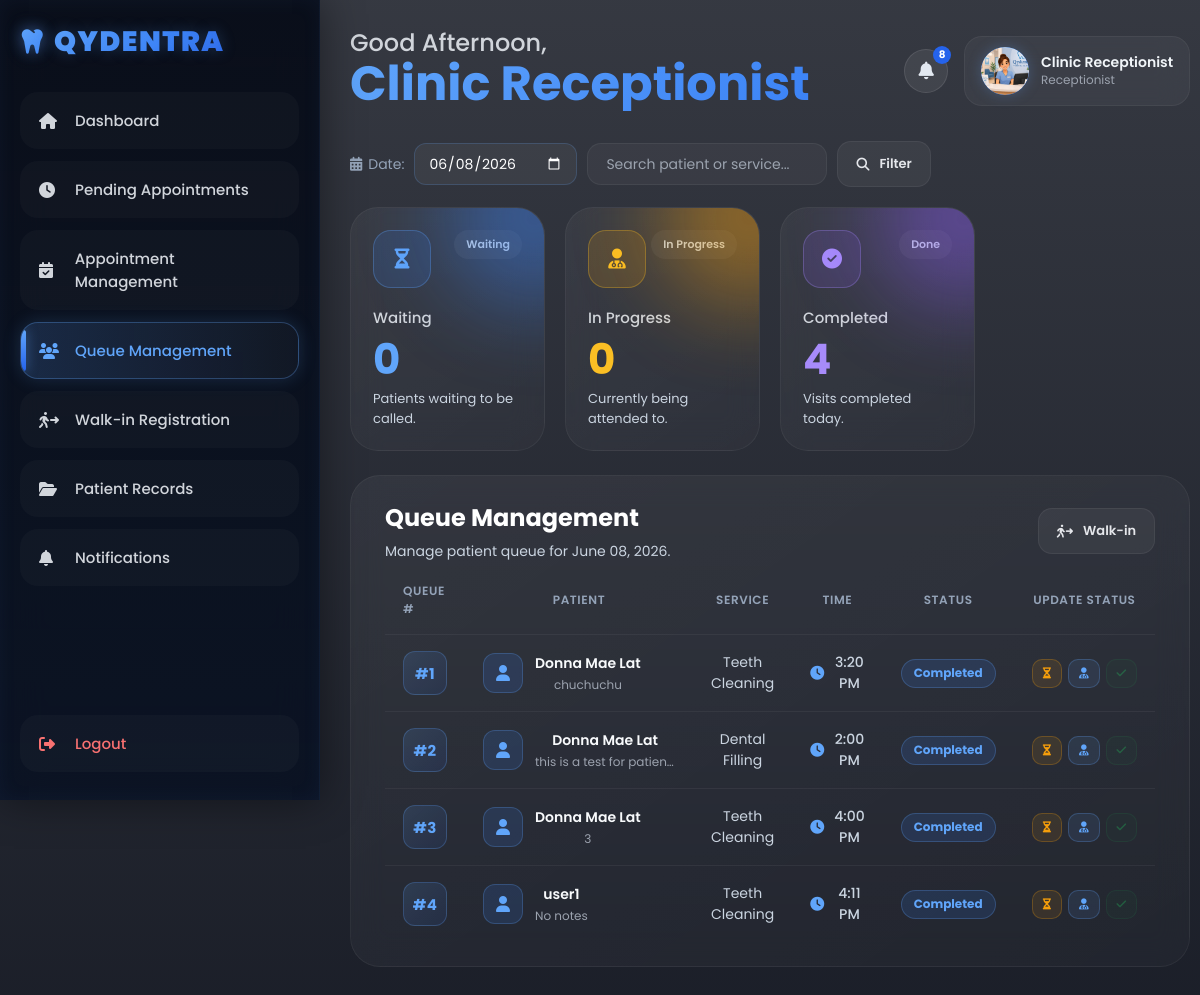
Page /receptionist/queue_management.php (signed in) on the committed database.
### tables this page shows
CREATE TABLE `appointments` (
  `appointment_id` varchar(10) NOT NULL,
  `patient_id` varchar(10) DEFAULT NULL,
  `service_type` varchar(100) DEFAULT NULL,
  `service_desc` varchar(150) DEFAULT NULL,
  `appointment_date` date DEFAULT NULL,
  `appointment_time` varchar(50) DEFAULT NULL,
  `status` enum('Pending','Approved','In Progress','Completed','Cancelled') DEFAULT 'Pending',
  `queue_number` int(11) DEFAULT NULL,
  `notes` text DEFAULT NULL,
  `created_at` timestamp NOT NULL DEFAULT current_timestamp(),
  `dentist_notes` text DEFAULT NULL,
  `prescription` text DEFAULT NULL,
  `medical_history` text DEFAULT NULL,
  `odontogram_data` text DEFAULT NULL,
  PRIMARY KEY (`appointment_id`),
  KEY `patient_id` (`patient_id`),
  CONSTRAINT `appointments_ibfk_1` FOREIGN KEY (`patient_id`) REFERENCES `patients` (`patient_id`)
);

CREATE TABLE `patients` (
  `patient_id` varchar(10) NOT NULL,
  `full_name` varchar(100) NOT NULL,
  `email` varchar(100) NOT NULL,
  `password` varchar(255) NOT NULL,
  `role` varchar(50) DEFAULT 'patient',
  `profile_photo` text DEFAULT NULL,
  `phone_number` varchar(20) DEFAULT NULL,
  `created_at` timestamp NOT NULL DEFAULT current_timestamp(),
  `medical_history` text DEFAULT NULL,
  `odontogram_data` text DEFAULT NULL,
  PRIMARY KEY (`patient_id`),
  UNIQUE KEY `email` (`email`)
);

### receptionist/queue_management.php (the view, shortened to what this page needs)
<?php
include("../includes/auth_check.php");
$dateFilter = isset($_GET['date']) ? $_GET['date'] : date('Y-m-d');
$safeDate   = mysqli_real_escape_string($conn, $dateFilter);
$search     = isset($_GET['search']) ? mysqli_real_escape_string($conn, trim($_GET['search'])) : '';
$searchWhere = '';
$queueList = mysqli_query($conn,
    "SELECT a.*, u.full_name AS patient_name
     FROM appointments a
     JOIN patients u ON a.patient_id = u.patient_id
     WHERE a.appointment_date = '$safeDate'
     AND a.status IN ('Approved','In Progress','Completed','Waiting')
     $searchWhere
     ORDER BY a.queue_number ASC"
);
$waitingCount   = mysqli_fetch_assoc(mysqli_query($conn, "SELECT COUNT(*) AS c FROM appointments WHERE appointment_date='$safeDate' AND status='Approved'"))['c'];
$inProgressCount= mysqli_fetch_assoc(mysqli_query($conn, "SELECT COUNT(*) AS c FROM appointments WHERE appointment_date='$safeDate' AND status='In Progress'"))['c'];
$completedCount = mysqli_fetch_assoc(mysqli_query($conn, "SELECT COUNT(*) AS c FROM appointments WHERE appointment_date='$safeDate' AND status='Completed'"))['c'];
?>
<?php include("../includes/receptionist_header.php"); ?>
<body>
<?php include("../includes/receptionist_sidebar.php"); ?>
<div class="main">
<?php include("../includes/receptionist_topbar.php"); ?>
<div class="appointments-toolbar queue-toolbar">
<form method="GET" class="queue-filter-form">
  <div class="queue-filter-left">
    <label class="filter-label"><i class="fa-solid fa-calendar-days"></i> Date:</label>
    <input type="date" name="date" value="<?php echo $dateFilter; ?>" class="queue-date-input">
    <input type="text" name="search" value="<?php echo htmlspecialchars($search); ?>" placeholder="Search patient or service..." class="search-box" style="width:240px;">
    <button type="submit" class="table-btn"><i class="fa-solid fa-magnifying-glass"></i> Filter</button>
  </div>
</form>
</div>
<div class="cards" style="margin-bottom:24px;">
<div class="card hover-glow" style="cursor:default;">
<div class="card-top">
<div class="card-icon"><i class="fa-solid fa-hourglass-half"></i></div>
<div class="card-badge">Waiting</div>
</div>
<h3>Waiting</h3>
<h1><?php echo $waitingCount; ?></h1>
<p>Patients waiting to be called.</p>
</div>
<div class="card hover-glow" style="cursor:default;">
<div class="card-top">
<div class="card-icon"><i class="fa-solid fa-user-doctor"></i></div>
<div class="card-badge">In Progress</div>
</div>
<h3>In Progress</h3>
<h1><?php echo $inProgressCount; ?></h1>
<p>Currently being attended to.</p>
</div>
<div class="card hover-glow" style="cursor:default;">
<div class="card-top">
<div class="card-icon"><i class="fa-solid fa-circle-check"></i></div>
<div class="card-badge">Done</div>
</div>
<h3>Completed</h3>
<h1><?php echo $completedCount; ?></h1>
<p>Visits completed today.</p>
</div>
</div>
<div class="table-container hover-glow">
<div class="table-header">
<div>
<h2>Queue Management</h2>
<p>Manage patient queue for <?php echo date("F d, Y", strtotime($dateFilter)); ?>.</p>
</div>
<button class="table-btn" onclick="window.location.href='walkin_registration.php'">
<i class="fa-solid fa-person-walking-arrow-right"></i>
Walk-in
</button>
</div>
<?php if (mysqli_num_rows($queueList) > 0): ?>
<table>
<thead>
<tr>
    <th>Queue #</th>
    <th>Patient</th>
    <th>Service</th>
    <th>Time</th>
    <th>Status</th>
    <th>Update Status</th>
</tr>
</thead>
<tbody>
<?php while ($row = mysqli_fetch_assoc($queueList)): ?>
<tr>
<td>
<div class="queue-number-badge">
<?php echo !empty($row['queue_number']) ? '#' . $row['queue_number'] : '—'; ?>
</div>
</td>
<td>
<div class="service-info">
<div class="service-icon consultation">
<i class="fa-solid fa-user"></i>
</div>
<div>
<h4><?php echo htmlspecialchars($row['patient_name']); ?></h4>
<p><?php echo !empty($row['notes']) ? htmlspecialchars(substr($row['notes'], 0, 30)) : 'No notes'; ?></p>
</div>
</div>
</td>
<td><?php echo htmlspecialchars($row['service_type'] ?? '—'); ?></td>
<td>
<div class="table-date">
<i class="fa-solid fa-clock"></i>
<?php echo date("g:i A", strtotime($row['appointment_time'])); ?>
</div>
</td>
<td>
<div class="status-pill <?php echo strtolower(str_replace(' ', '-', $row['status'])); ?>">
<?php echo ucfirst($row['status']); ?>
</div>
</td>
<td>
<form method="POST" class="queue-action-form">
<button type="button"
class="queue-status-btn waiting <?php echo $row['status']=='Approved'?'active-status':''; ?>"
<?php echo $row['status']=='Approved'?'disabled':''; ?>
onclick="submitQueueStatus('<?php echo addslashes($row['appointment_id']); ?>', 'Approved', this)">
<i class="fa-solid fa-hourglass-half"></i><span>Waiting</span>
</button>
<button type="button"
class="queue-status-btn inprogress <?php echo $row['status']=='In Progress'?'active-status':''; ?>"
<?php echo $row['status']=='In Progress'?'disabled':''; ?>
onclick="submitQueueStatus('<?php echo addslashes($row['appointment_id']); ?>', 'In Progress', this)">
<i class="fa-solid fa-user-doctor"></i><span>In Progress</span>
</button>
<button type="button"
class="queue-status-btn completed <?php echo $row['status']=='Completed'?'active-status':''; ?>"
<?php echo $row['status']=='Completed'?'disabled':''; ?>
onclick="submitQueueStatus('<?php echo addslashes($row['appointment_id']); ?>', 'Completed', this)">
<i class="fa-solid fa-check"></i><span>Completed</span>
</button>
</form>
</td>
</tr>
<?php endwhile; ?>
</tbody>
</table>
<?php endif; ?>
</div>
</div>
</body>
</html>

### rows in the picture
appointments: queue_number "1", patient.full_name "Donna Mae Lat", notes "chuchuchu", service_type "Teeth Cleaning", appointment_time "3:20 PM", status "Completed"
appointments: queue_number "2", patient.full_name "Donna Mae Lat", notes "this is a test for patien…", service_type "Dental Filling", appointment_time "2:00 PM", status "Completed"
appointments: queue_number "3", patient.full_name "Donna Mae Lat", notes "3", service_type "Teeth Cleaning", appointment_time "4:00 PM", status "Completed"
appointments: queue_number "4", patient.full_name "user1", notes "No notes", service_type "Teeth Cleaning", appointment_time "4:11 PM", status "Completed"

### other values in the picture
$greeting "Good Afternoon"
$name "Clinic Receptionist"
$topbar_unread "8"
$waitingCount "0"
$inProgressCount "0"
$completedCount "4"
date("F d, Y", strtotime($dateFilter)) "June 08, 2026"
